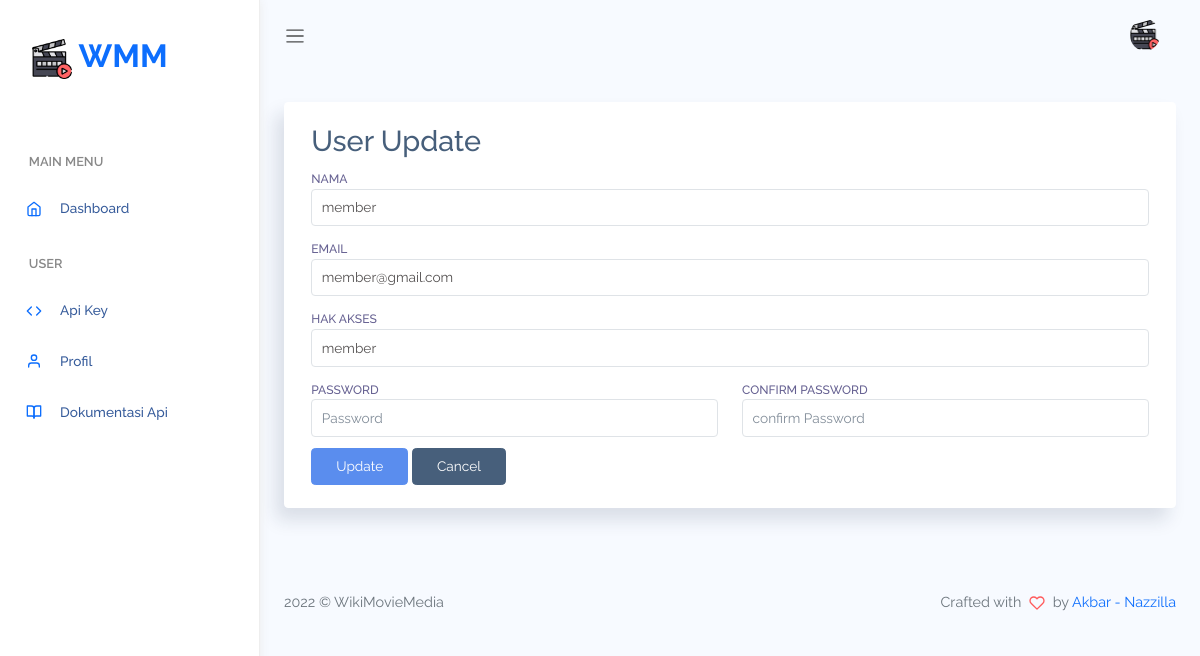
/index.php/user/update/32, run on the app's committed database.
### tables this page shows
CREATE TABLE `user` (
  `id_user` int(11) NOT NULL,
  `nama` varchar(255) NOT NULL,
  `email` varchar(255) NOT NULL,
  `password` varchar(255) NOT NULL,
  `hak_akses` enum('admin','member') NOT NULL DEFAULT 'member'
);

### application/controllers/User.php (called while the page is built, shortened)
<?php
class User extends CI_Controller
{
    function __construct()
    {
        $this->load->model('User_model');
        $this->load->model('Keys_model');
        $this->load->library('form_validation');
    }
    public function update($id)
    {
        $row = $this->User_model->get_by_id($id);
        if ($row) {
            $data = array(
                'button' => 'Update',
                'action' => site_url('user/update_action'),
                'id_user' => set_value('id_user', $row->id_user),
                'nama' => set_value('nama', $row->nama),
                'email' => set_value('email', $row->email),
                'hak_akses' => set_value('hak_akses', $row->hak_akses),
            );
            $this->load->view('dashboard/header');
            $this->load->view('user/user_form', $data);
            $this->load->view('dashboard/footer');
        } else {
            $this->session->set_flashdata('message', 'Record Not Found');
            redirect(site_url('user'));
        }
    }
}

### index.php (called while the page is built, shortened)
<?php
require_once BASEPATH.'core/CodeIgniter.php';

### application/models/User_model.php (called while the page is built, shortened)
<?php
class User_model extends CI_Model
{
    public $table = 'user';
    public $id = 'id_user';
    function get_by_id($id)
    {
        $this->db->where($this->id, $id);
        return $this->db->get($this->table)->row();
    }
}

### application/views/user/user_form.php (the view, shortened to what this page needs)
<div class="card">
    <div class="card-body">
        <h2 style="margin-top:0px">User <?php echo $button ?></h2>
        <form action="<?php echo $action; ?>" method="post">
            <div class="form-group">
                <label for="varchar">Nama <?php echo form_error('nama') ?></label>
                <input type="text" class="form-control" name="nama" id="nama" placeholder="Nama" value="<?php echo $nama; ?>" />
            </div>
            <div class="form-group">
                <label for="varchar">Email <?php echo form_error('email') ?></label>
                <input type="text" class="form-control" name="email" id="email" placeholder="Email" value="<?php echo $email; ?>" />
            </div>
            <div class="form-group">
                <label for="varchar">Hak Akses <?php echo form_error('hak_akses') ?></label>
                <select class="form-control" name="hak_akses" id="hak_akses">
                    <?php if ($hak_akses) : ?>
                        <option selected value="<?php echo $hak_akses; ?>"><?php echo $hak_akses; ?></option>
                    <?php else : ?>
                        <option value="">-- Pilih Hak Akses --</option>
                        <option value="admin">Admin</option>
                        <option value="member">Member</option>
                    <?php endif; ?>
                </select>
            </div>
            <div class="row">
                <div class="col">
                    <div class="form-group">
                        <label for="varchar">Password <?php echo form_error('password') ?></label>
                        <input type="password" class="form-control" name="password" id="password" placeholder="Password" />
                    </div>
                </div>
                <div class="col">
                    <div class="form-group">
                        <label for="varchar">Confirm Password <?php echo form_error('confirm_password') ?></label>
                        <input type="password" class="form-control" name="confirm_password" id="confirm_password" placeholder="confirm Password" />
                    </div>
                </div>
            </div>
            <button type="submit" class="btn btn-primary"><?php echo $button ?></button>
            <a href="<?php echo site_url('user') ?>" class="btn btn-secondary">Cancel</a>
        </form>
    </div>
</div>

### assets/css/app.css (style rules this page uses)
* { font-family: Raleway; }
a { text-decoration: none; }
a, button { outline: 0; }
.btn.btn-danger, .btn.btn-dark, .btn.btn-info, .btn.btn-light, .btn.btn-link, .btn.btn-primary, .btn.btn-secondary, .btn.btn-success, .btn.btn-warning { color: #fff; }
.form-group { margin-bottom: 0.7rem; }
.form-group label { font-size: 0.755rem; text-transform: uppercase; color: rgba(35, 28, 99, 0.7); font-weight: 500; }
.card { box-shadow: -8px 12px 18px 0 rgba(25, 42, 70, 0.13); margin-bottom: 2.2rem; }
.card .card-body { padding: 1.4rem 1.7rem; }

### data on the page
user: nama "member", email "member@gmail.com", hak_akses "member"

### other printed values
$button "Update"
